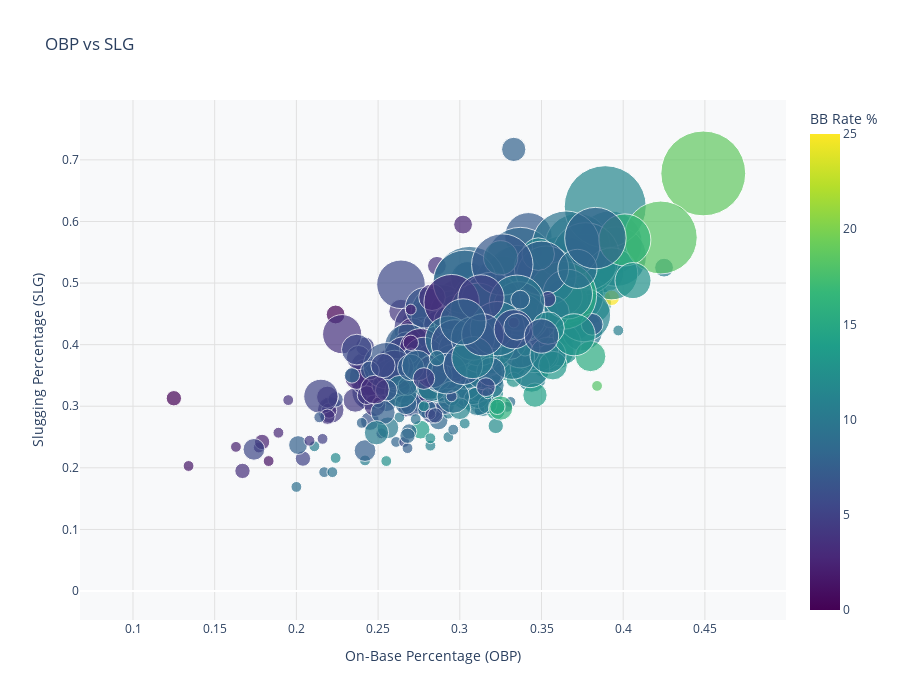

This figure's notebook cell:
### Code cell
# 4D Bubble chart: OBP vs SLG, size=HR, color=BB_Rate
fig = px.scatter(
    batter_stats_filtered,
    x='OBP',
    y='SLG',
    size='HR',
    color='BB_Rate',
    hover_data=['Name', 'Tm', 'BA', 'OPS'],
    color_continuous_scale='Viridis',
    title=' OBP vs SLG',
    size_max=60
)

fig.update_layout(
    height=700,
    plot_bgcolor='#f8f9fa',
    paper_bgcolor='white',
    xaxis=dict(gridcolor='#e1e1e1', title='On-Base Percentage (OBP)'),
    yaxis=dict(gridcolor='#e1e1e1', title='Slugging Percentage (SLG)'),
    coloraxis_colorbar=dict(title="BB Rate %")
)

fig.show()

### Figure 1 — Plotly figure (JSON) as saved in the notebook; plotly's stock layout.template omitted (floating-point values rounded to 4 significant figures; data arrays with more than 128 entries replaced by an {"elided": "..."} marker saying what was removed)
{"data": [{"customdata": {"elided": "585x4 mixed values"}, "hovertemplate": "OBP=%{x}<br>SLG=%{y}<br>HR=%{marker.size}<br>Name=%{customdata[0]}<br>Tm=%{customdata[1]}<br>BA=%{customdata[2]}<br>OPS=%{customdata[3]}<br>BB_Rate=%{marker.color}<extra></extra>", "legendgroup": "", "marker": {"color": {"elided": "585 float values"}, "coloraxis": "coloraxis", "size": {"elided": "585 int values"}, "sizemode": "area", "sizeref": 0.01694, "symbol": "circle"}, "mode": "markers", "name": "", "orientation": "v", "showlegend": false, "type": "scatter", "x": {"elided": "585 float values"}, "xaxis": "x", "y": {"elided": "585 float values"}, "yaxis": "y"}], "layout": {"coloraxis": {"colorbar": {"title": {"text": "BB Rate %"}}, "colorscale": [[0, "#440154"], [0.1111, "#482878"], [0.2222, "#3e4989"], [0.3333, "#31688e"], [0.4444, "#26828e"], [0.5556, "#1f9e89"], [0.6667, "#35b779"], [0.7778, "#6ece58"], [0.8889, "#b5de2b"], [1, "#fde725"]]}, "height": 700, "legend": {"itemsizing": "constant", "tracegroupgap": 0}, "paper_bgcolor": "white", "plot_bgcolor": "#f8f9fa", "title": {"text": " OBP vs SLG"}, "xaxis": {"anchor": "y", "domain": [0, 1], "gridcolor": "#e1e1e1", "title": {"text": "On-Base Percentage (OBP)"}}, "yaxis": {"anchor": "x", "domain": [0, 1], "gridcolor": "#e1e1e1", "title": {"text": "Slugging Percentage (SLG)"}}}}
